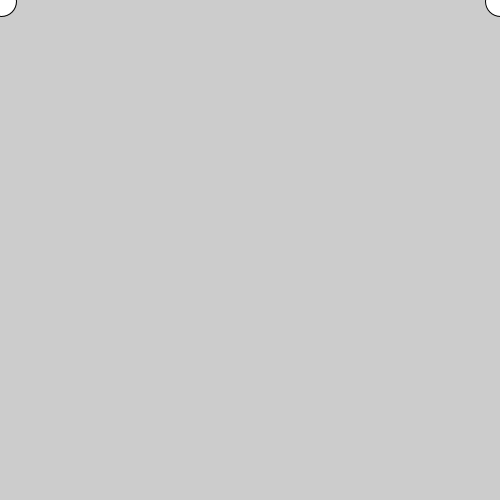
Frame 1 (no input)
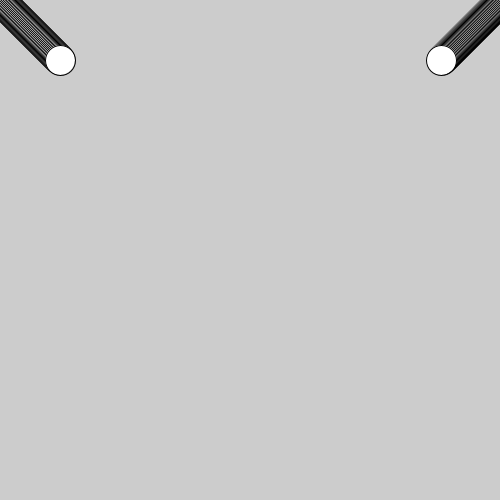
Frame 60 (the mouse pressed at the canvas centre just before this capture)
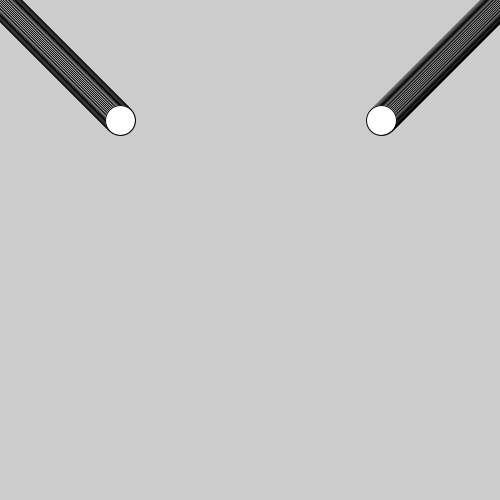
Frame 120 (the mouse held since frame 60 and released just before this capture)

The Processing sketch that drew these frames (run headless with seeded random() and noise(); from frame 60 on, the mouse is pressed at the canvas centre):

// Processing sketch: animatiion
// ── animatiion.pde
void setup(){
  size(500,500);

};
   int x = 1;
   int y = 1;
   int a = 500;
void draw(){
  
  ellipse(x, y, 30, 30);
  ellipse(a, y, 30, 30);
  x += 1;
  y += 1;
  a += -1;
};
